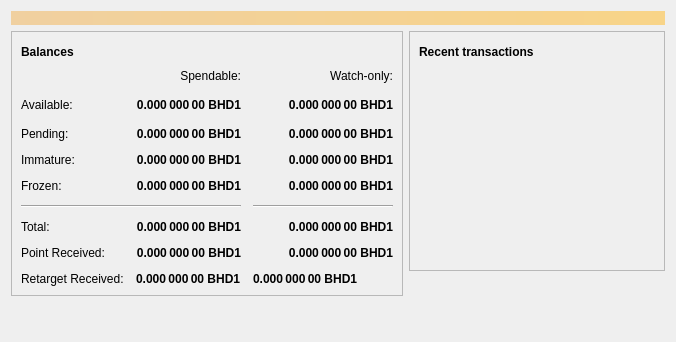
<?xml version="1.0" encoding="UTF-8"?>
<ui version="4.0">
 <class>OverviewPage</class>
 <widget class="QWidget" name="OverviewPage">
  <property name="geometry">
   <rect>
    <x>0</x>
    <y>0</y>
    <width>676</width>
    <height>342</height>
   </rect>
  </property>
  <property name="windowTitle">
   <string>Form</string>
  </property>
  <layout class="QVBoxLayout" name="topLayout">
   <item>
    <widget class="QLabel" name="labelAlerts">
     <property name="visible">
      <bool>false</bool>
     </property>
     <property name="styleSheet">
      <string notr="true">QLabel { background-color: qlineargradient(x1: 0, y1: 0, x2: 1, y2: 0, stop:0 #F0D0A0, stop:1 #F8D488); color:#000000; }</string>
     </property>
     <property name="wordWrap">
      <bool>true</bool>
     </property>
     <property name="margin">
      <number>3</number>
     </property>
     <property name="textInteractionFlags">
      <set>Qt::TextSelectableByMouse</set>
     </property>
    </widget>
   </item>
   <item>
    <layout class="QHBoxLayout" name="horizontalLayout" stretch="1,1">
     <item>
      <layout class="QVBoxLayout" name="verticalLayout_2">
       <item>
        <widget class="QFrame" name="frame">
         <property name="frameShape">
          <enum>QFrame::StyledPanel</enum>
         </property>
         <property name="frameShadow">
          <enum>QFrame::Raised</enum>
         </property>
         <layout class="QVBoxLayout" name="verticalLayout_4">
          <item>
           <layout class="QHBoxLayout" name="horizontalLayout_4">
            <item>
             <widget class="QLabel" name="label_5">
              <property name="font">
               <font>
                <bold>true</bold>
               </font>
              </property>
              <property name="text">
               <string>Balances</string>
              </property>
             </widget>
            </item>
            <item>
             <widget class="QPushButton" name="labelWalletStatus">
              <property name="enabled">
               <bool>true</bool>
              </property>
              <property name="maximumSize">
               <size>
                <width>30</width>
                <height>16777215</height>
               </size>
              </property>
              <property name="toolTip">
               <string>The displayed information may be out of date. Your wallet automatically synchronizes with the BitcoinHD1 network after a connection is established, but this process has not completed yet.</string>
              </property>
              <property name="text">
               <string/>
              </property>
              <property name="icon">
               <iconset>
                <normaloff>:/icons/warning</normaloff>
                <disabledoff>:/icons/warning</disabledoff>:/icons/warning</iconset>
              </property>
              <property name="iconSize">
               <size>
                <width>24</width>
                <height>24</height>
               </size>
              </property>
              <property name="flat">
               <bool>true</bool>
              </property>
             </widget>
            </item>
            <item>
             <spacer name="horizontalSpacer_3">
              <property name="orientation">
               <enum>Qt::Horizontal</enum>
              </property>
              <property name="sizeHint" stdset="0">
               <size>
                <width>40</width>
                <height>20</height>
               </size>
              </property>
             </spacer>
            </item>
           </layout>
          </item>
          <item>
           <layout class="QGridLayout" name="gridLayout">
            <property name="spacing">
             <number>12</number>
            </property>
            <item row="1" column="1">
             <widget class="QLabel" name="labelBalance">
              <property name="font">
               <font>
                <bold>true</bold>
               </font>
              </property>
              <property name="cursor">
               <cursorShape>IBeamCursor</cursorShape>
              </property>
              <property name="toolTip">
               <string>Your current spendable balance</string>
              </property>
              <property name="text">
               <string notr="true">0.000 000 00 BHD1</string>
              </property>
              <property name="alignment">
               <set>Qt::AlignRight|Qt::AlignTrailing|Qt::AlignVCenter</set>
              </property>
              <property name="textInteractionFlags">
               <set>Qt::LinksAccessibleByMouse|Qt::TextSelectableByKeyboard|Qt::TextSelectableByMouse</set>
              </property>
             </widget>
            </item>
            <item row="6" column="2">
             <widget class="QLabel" name="labelWatchTotal">
              <property name="font">
               <font>
                <bold>true</bold>
               </font>
              </property>
              <property name="cursor">
               <cursorShape>IBeamCursor</cursorShape>
              </property>
              <property name="toolTip">
               <string>Current total balance in watch-only addresses</string>
              </property>
              <property name="text">
               <string notr="true">0.000 000 00 BHD1</string>
              </property>
              <property name="alignment">
               <set>Qt::AlignRight|Qt::AlignTrailing|Qt::AlignVCenter</set>
              </property>
              <property name="textInteractionFlags">
               <set>Qt::LinksAccessibleByMouse|Qt::TextSelectableByKeyboard|Qt::TextSelectableByMouse</set>
              </property>
             </widget>
            </item>
            <item row="2" column="1">
             <widget class="QLabel" name="labelUnconfirmed">
              <property name="font">
               <font>
                <bold>true</bold>
               </font>
              </property>
              <property name="cursor">
               <cursorShape>IBeamCursor</cursorShape>
              </property>
              <property name="toolTip">
               <string>Total of transactions that have yet to be confirmed, and do not yet count toward the spendable balance</string>
              </property>
              <property name="text">
               <string notr="true">0.000 000 00 BHD1</string>
              </property>
              <property name="alignment">
               <set>Qt::AlignRight|Qt::AlignTrailing|Qt::AlignVCenter</set>
              </property>
              <property name="textInteractionFlags">
               <set>Qt::LinksAccessibleByMouse|Qt::TextSelectableByKeyboard|Qt::TextSelectableByMouse</set>
              </property>
             </widget>
            </item>
            <item row="5" column="0" colspan="2">
             <widget class="Line" name="line">
              <property name="orientation">
               <enum>Qt::Horizontal</enum>
              </property>
             </widget>
            </item>
            <item row="1" column="0">
             <widget class="QLabel" name="labelBalanceText">
              <property name="text">
               <string>Available:</string>
              </property>
             </widget>
            </item>
            <item row="3" column="0">
             <widget class="QLabel" name="labelImmatureText">
              <property name="text">
               <string>Immature:</string>
              </property>
             </widget>
            </item>
            <item row="2" column="0">
             <widget class="QLabel" name="labelPendingText">
              <property name="text">
               <string>Pending:</string>
              </property>
             </widget>
            </item>
            <item row="4" column="2">
             <widget class="QLabel" name="labelWatchFrozen">
              <property name="font">
               <font>
                <bold>true</bold>
               </font>
              </property>
              <property name="cursor">
               <cursorShape>IBeamCursor</cursorShape>
              </property>
              <property name="toolTip">
               <string>Total of balance that have to be frozen (by bind plotter locked and point sent), and do not yet count toward the spendable balance in watch-only addresses</string>
              </property>
              <property name="text">
               <string notr="true">0.000 000 00 BHD1</string>
              </property>
              <property name="alignment">
               <set>Qt::AlignRight|Qt::AlignTrailing|Qt::AlignVCenter</set>
              </property>
              <property name="textInteractionFlags">
               <set>Qt::LinksAccessibleByMouse|Qt::TextSelectableByKeyboard|Qt::TextSelectableByMouse</set>
              </property>
             </widget>
            </item>
            <item row="7" column="0">
             <widget class="QLabel" name="labelPointReceivedText">
              <property name="text">
               <string>Point Received:</string>
              </property>
             </widget>
            </item>
            <item row="7" column="1">
             <widget class="QLabel" name="labelPointReceived">
              <property name="font">
               <font>
                <bold>true</bold>
               </font>
              </property>
              <property name="cursor">
               <cursorShape>IBeamCursor</cursorShape>
              </property>
              <property name="toolTip">
               <string>Total of balance that have to be point received, and do not yet count toward the spendable balance</string>
              </property>
              <property name="text">
               <string notr="true">0.000 000 00 BHD1</string>
              </property>
              <property name="alignment">
               <set>Qt::AlignRight|Qt::AlignTrailing|Qt::AlignVCenter</set>
              </property>
              <property name="textInteractionFlags">
               <set>Qt::LinksAccessibleByMouse|Qt::TextSelectableByKeyboard|Qt::TextSelectableByMouse</set>
              </property>
             </widget>
            </item>
            <item row="3" column="1">
             <widget class="QLabel" name="labelImmature">
              <property name="font">
               <font>
                <bold>true</bold>
               </font>
              </property>
              <property name="cursor">
               <cursorShape>IBeamCursor</cursorShape>
              </property>
              <property name="toolTip">
               <string>Mined balance that has not yet matured</string>
              </property>
              <property name="text">
               <string notr="true">0.000 000 00 BHD1</string>
              </property>
              <property name="alignment">
               <set>Qt::AlignRight|Qt::AlignTrailing|Qt::AlignVCenter</set>
              </property>
              <property name="textInteractionFlags">
               <set>Qt::LinksAccessibleByMouse|Qt::TextSelectableByKeyboard|Qt::TextSelectableByMouse</set>
              </property>
             </widget>
            </item>
            <item row="6" column="0">
             <widget class="QLabel" name="labelTotalText">
              <property name="text">
               <string>Total:</string>
              </property>
             </widget>
            </item>
            <item row="0" column="1">
             <widget class="QLabel" name="labelSpendable">
              <property name="text">
               <string>Spendable:</string>
              </property>
              <property name="alignment">
               <set>Qt::AlignRight|Qt::AlignTrailing|Qt::AlignVCenter</set>
              </property>
             </widget>
            </item>
            <item row="1" column="2">
             <widget class="QLabel" name="labelWatchAvailable">
              <property name="font">
               <font>
                <bold>true</bold>
               </font>
              </property>
              <property name="cursor">
               <cursorShape>IBeamCursor</cursorShape>
              </property>
              <property name="toolTip">
               <string>Your current balance in watch-only addresses</string>
              </property>
              <property name="text">
               <string notr="true">0.000 000 00 BHD1</string>
              </property>
              <property name="alignment">
               <set>Qt::AlignRight|Qt::AlignTrailing|Qt::AlignVCenter</set>
              </property>
              <property name="textInteractionFlags">
               <set>Qt::LinksAccessibleByMouse|Qt::TextSelectableByKeyboard|Qt::TextSelectableByMouse</set>
              </property>
             </widget>
            </item>
            <item row="6" column="1">
             <widget class="QLabel" name="labelTotal">
              <property name="font">
               <font>
                <bold>true</bold>
               </font>
              </property>
              <property name="cursor">
               <cursorShape>IBeamCursor</cursorShape>
              </property>
              <property name="toolTip">
               <string>Your current total balance</string>
              </property>
              <property name="text">
               <string notr="true">0.000 000 00 BHD1</string>
              </property>
              <property name="alignment">
               <set>Qt::AlignRight|Qt::AlignTrailing|Qt::AlignVCenter</set>
              </property>
              <property name="textInteractionFlags">
               <set>Qt::LinksAccessibleByMouse|Qt::TextSelectableByKeyboard|Qt::TextSelectableByMouse</set>
              </property>
             </widget>
            </item>
            <item row="3" column="2">
             <widget class="QLabel" name="labelWatchImmature">
              <property name="font">
               <font>
                <bold>true</bold>
               </font>
              </property>
              <property name="cursor">
               <cursorShape>IBeamCursor</cursorShape>
              </property>
              <property name="toolTip">
               <string>Mined balance in watch-only addresses that has not yet matured</string>
              </property>
              <property name="text">
               <string notr="true">0.000 000 00 BHD1</string>
              </property>
              <property name="alignment">
               <set>Qt::AlignRight|Qt::AlignTrailing|Qt::AlignVCenter</set>
              </property>
              <property name="textInteractionFlags">
               <set>Qt::LinksAccessibleByMouse|Qt::TextSelectableByKeyboard|Qt::TextSelectableByMouse</set>
              </property>
             </widget>
            </item>
            <item row="7" column="2">
             <widget class="QLabel" name="labelWatchPointReceived">
              <property name="font">
               <font>
                <bold>true</bold>
               </font>
              </property>
              <property name="cursor">
               <cursorShape>IBeamCursor</cursorShape>
              </property>
              <property name="toolTip">
               <string>Total of balance that have to be point received, and do not yet count toward the spendable balance, and do not yet count toward the spendable balance in watch-only addresses</string>
              </property>
              <property name="text">
               <string notr="true">0.000 000 00 BHD1</string>
              </property>
              <property name="alignment">
               <set>Qt::AlignRight|Qt::AlignTrailing|Qt::AlignVCenter</set>
              </property>
              <property name="textInteractionFlags">
               <set>Qt::LinksAccessibleByMouse|Qt::TextSelectableByKeyboard|Qt::TextSelectableByMouse</set>
              </property>
             </widget>
            </item>
            <item row="0" column="2">
             <widget class="QLabel" name="labelWatchonly">
              <property name="text">
               <string>Watch-only:</string>
              </property>
              <property name="alignment">
               <set>Qt::AlignRight|Qt::AlignTrailing|Qt::AlignVCenter</set>
              </property>
             </widget>
            </item>
            <item row="4" column="1">
             <widget class="QLabel" name="labelFrozen">
              <property name="font">
               <font>
                <bold>true</bold>
               </font>
              </property>
              <property name="cursor">
               <cursorShape>IBeamCursor</cursorShape>
              </property>
              <property name="toolTip">
               <string>Total of balance that have to be frozen (by bind plotter locked and point sent), and do not yet count toward the spendable balance</string>
              </property>
              <property name="text">
               <string notr="true">0.000 000 00 BHD1</string>
              </property>
              <property name="alignment">
               <set>Qt::AlignRight|Qt::AlignTrailing|Qt::AlignVCenter</set>
              </property>
              <property name="textInteractionFlags">
               <set>Qt::LinksAccessibleByMouse|Qt::TextSelectableByKeyboard|Qt::TextSelectableByMouse</set>
              </property>
             </widget>
            </item>
            <item row="4" column="0">
             <widget class="QLabel" name="labelFrozenText">
              <property name="text">
               <string>Frozen:</string>
              </property>
             </widget>
            </item>
            <item row="5" column="2">
             <widget class="Line" name="lineWatchBalance">
              <property name="sizePolicy">
               <sizepolicy hsizetype="Preferred" vsizetype="Fixed">
                <horstretch>0</horstretch>
                <verstretch>0</verstretch>
               </sizepolicy>
              </property>
              <property name="minimumSize">
               <size>
                <width>140</width>
                <height>0</height>
               </size>
              </property>
              <property name="orientation">
               <enum>Qt::Horizontal</enum>
              </property>
             </widget>
            </item>
            <item row="2" column="2">
             <widget class="QLabel" name="labelWatchPending">
              <property name="font">
               <font>
                <bold>true</bold>
               </font>
              </property>
              <property name="cursor">
               <cursorShape>IBeamCursor</cursorShape>
              </property>
              <property name="toolTip">
               <string>Unconfirmed transactions to watch-only addresses</string>
              </property>
              <property name="text">
               <string notr="true">0.000 000 00 BHD1</string>
              </property>
              <property name="alignment">
               <set>Qt::AlignRight|Qt::AlignTrailing|Qt::AlignVCenter</set>
              </property>
              <property name="textInteractionFlags">
               <set>Qt::LinksAccessibleByMouse|Qt::TextSelectableByKeyboard|Qt::TextSelectableByMouse</set>
              </property>
             </widget>
            </item>
            <item row="1" column="3">
             <spacer name="horizontalSpacer_2">
              <property name="orientation">
               <enum>Qt::Horizontal</enum>
              </property>
              <property name="sizeHint" stdset="0">
               <size>
                <width>40</width>
                <height>20</height>
               </size>
              </property>
             </spacer>
            </item>
            <item row="8" column="0">
             <widget class="QLabel" name="labelRetargetReceivedText">
              <property name="text">
               <string>Retarget Received:</string>
              </property>
             </widget>
            </item>
            <item row="8" column="1">
             <widget class="QLabel" name="labelRetargetReceived">
              <property name="font">
               <font>
                <bold>true</bold>
               </font>
              </property>
              <property name="text">
               <string>0.000 000 00 BHD1</string>
              </property>
              <property name="textInteractionFlags">
               <set>Qt::LinksAccessibleByMouse|Qt::TextSelectableByKeyboard|Qt::TextSelectableByMouse</set>
              </property>
             </widget>
            </item>
            <item row="8" column="2">
             <widget class="QLabel" name="labelWatchRetargetReceived">
              <property name="font">
               <font>
                <bold>true</bold>
               </font>
              </property>
              <property name="text">
               <string>0.000 000 00 BHD1</string>
              </property>
              <property name="textInteractionFlags">
               <set>Qt::LinksAccessibleByMouse|Qt::TextSelectableByKeyboard|Qt::TextSelectableByMouse</set>
              </property>
             </widget>
            </item>
           </layout>
          </item>
         </layout>
        </widget>
       </item>
       <item>
        <spacer name="verticalSpacer">
         <property name="orientation">
          <enum>Qt::Vertical</enum>
         </property>
         <property name="sizeHint" stdset="0">
          <size>
           <width>20</width>
           <height>40</height>
          </size>
         </property>
        </spacer>
       </item>
      </layout>
     </item>
     <item>
      <layout class="QVBoxLayout" name="verticalLayout_3">
       <item>
        <widget class="QFrame" name="frame_2">
         <property name="frameShape">
          <enum>QFrame::StyledPanel</enum>
         </property>
         <property name="frameShadow">
          <enum>QFrame::Raised</enum>
         </property>
         <layout class="QVBoxLayout" name="verticalLayout">
          <item>
           <layout class="QHBoxLayout" name="horizontalLayout_2">
            <item>
             <widget class="QLabel" name="label_4">
              <property name="font">
               <font>
                <bold>true</bold>
               </font>
              </property>
              <property name="text">
               <string>Recent transactions</string>
              </property>
             </widget>
            </item>
            <item>
             <widget class="QPushButton" name="labelTransactionsStatus">
              <property name="enabled">
               <bool>true</bool>
              </property>
              <property name="maximumSize">
               <size>
                <width>30</width>
                <height>16777215</height>
               </size>
              </property>
              <property name="toolTip">
               <string>The displayed information may be out of date. Your wallet automatically synchronizes with the BitcoinHD1 network after a connection is established, but this process has not completed yet.</string>
              </property>
              <property name="text">
               <string/>
              </property>
              <property name="icon">
               <iconset>
                <normaloff>:/icons/warning</normaloff>
                <disabledoff>:/icons/warning</disabledoff>:/icons/warning</iconset>
              </property>
              <property name="iconSize">
               <size>
                <width>24</width>
                <height>24</height>
               </size>
              </property>
              <property name="flat">
               <bool>true</bool>
              </property>
             </widget>
            </item>
            <item>
             <spacer name="horizontalSpacer">
              <property name="orientation">
               <enum>Qt::Horizontal</enum>
              </property>
              <property name="sizeHint" stdset="0">
               <size>
                <width>40</width>
                <height>20</height>
               </size>
              </property>
             </spacer>
            </item>
           </layout>
          </item>
          <item>
           <widget class="QListView" name="listTransactions">
            <property name="styleSheet">
             <string notr="true">QListView { background: transparent; }</string>
            </property>
            <property name="frameShape">
             <enum>QFrame::NoFrame</enum>
            </property>
            <property name="verticalScrollBarPolicy">
             <enum>Qt::ScrollBarAlwaysOff</enum>
            </property>
            <property name="horizontalScrollBarPolicy">
             <enum>Qt::ScrollBarAlwaysOff</enum>
            </property>
            <property name="selectionMode">
             <enum>QAbstractItemView::NoSelection</enum>
            </property>
           </widget>
          </item>
         </layout>
        </widget>
       </item>
       <item>
        <spacer name="verticalSpacer_2">
         <property name="orientation">
          <enum>Qt::Vertical</enum>
         </property>
         <property name="sizeHint" stdset="0">
          <size>
           <width>20</width>
           <height>40</height>
          </size>
         </property>
        </spacer>
       </item>
      </layout>
     </item>
    </layout>
   </item>
  </layout>
 </widget>
 <resources/>
 <connections/>
</ui>
